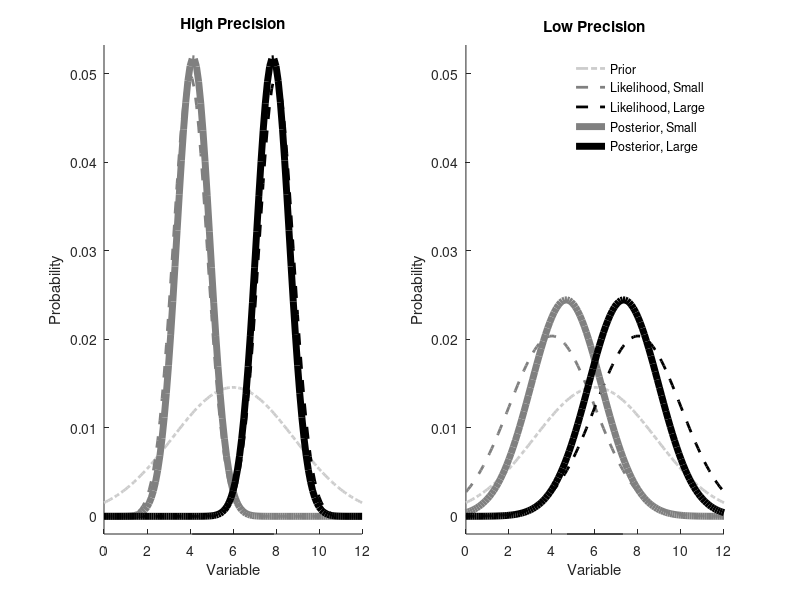

The MATLAB script that drew this image:
% This code illustrates the effect of encoding precision on the posterior
% distribution for the case of two options.
% Updated 1Aug20 by JGM.

%-------------------------------------------------------------------------%

figure(1)

s = 4; l = 8;                   % small and large reward
r = 0:.1:12;                    % all possible reward values
sigL = [.8 2];                  % low and high SD (high and low precisions)

p = nan(2,length(r));
maxY = 0;
for e = 1:2
    sig = sigL(e);
    
    % set likelihoods p(s|t), p(l|t)
    ps = normpdf(r,s,sig); ps = ps./sum(ps);
    pl = normpdf(r,l,sig); pl = pl./sum(pl);
    
    % compute prior p(t)
    q = mean([s l]);
    x = std([s l]);
    pr = normpdf(r,q,x); pr = pr./sum(pr);
    
    % compute posteriors
    pos = ps.*pr; pos = pos./sum(pos);
    pol = pl.*pr; pol = pol./sum(pol);
    
    % find posterior means
    [~,v1] = max(pos); [~,v2] = max(pol);
    mps = r(v1); mpl = r(v2);
    
    %-----------------------------% Figure %------------------------------%
    
    subplot(1,2,e)
    
    bl = -.002;                     % for visualization of black segment
    C = [0; .5; .8]*[1 1 1];        % color scheme
    titles = {'High Precision','Low Precision'};
    plot(r,pr,'-.','Color',C(3,:),'LineWidth',2)
    hold on
    plot(r,ps,'--','Color', C(2,:),'LineWidth',2)
    hold on
    plot(r,pl,'--','Color', C(1,:),'LineWidth',2)
    hold on
    plot(r,pos,'-','Color',C(2,:),'LineWidth',5)
    hold on
    plot(r,pol,'-','Color',C(1,:),'LineWidth',5)
    hold on
    plot([mps mpl], bl+[0 0],'k') 	% highlight difference in rewards
   
    xlim([0 max(r)])
    xlabel('Variable')
    ylabel('Probability')
    title(titles{e})
    maxY1 = max([pos pol]);
    maxY = max([maxY1 maxY]);
    ylim([bl 1.03*maxY])
    yticks(0:.01:.05)
    box off
end
legend('Prior','Likelihood, Small','Likelihood, Large',...
        'Posterior, Small','Posterior, Large','Box','Off')